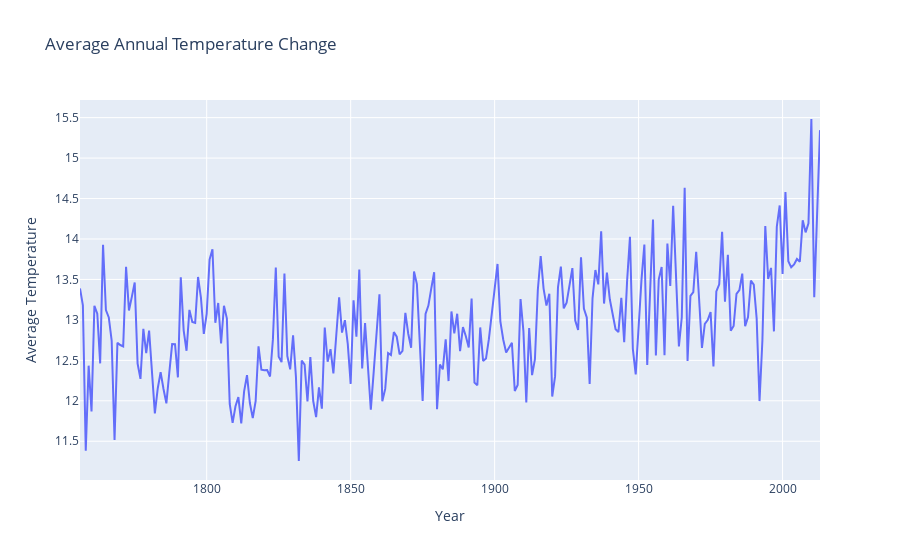

Write notebook code for a chart like this one.
### Code cell
yearly_mean_turkey = turkey_climate.copy()
yearly_mean_turkey['Date'] = pd.to_datetime(yearly_mean_turkey[['Year', 'Month']].assign(DAY=1))
yearly_mean_turkey = yearly_mean_turkey.groupby(yearly_mean_turkey['Date'].dt.year)['AverageTemperature'].mean().reset_index()
yearly_mean_turkey.columns = ['Year', 'YearlyMeanTemperature']
yearly_mean_turkey = yearly_mean_turkey[yearly_mean_turkey['Year'] > 1755]


fig = px.line(yearly_mean_turkey, x='Year', y='YearlyMeanTemperature', 
              labels={'YearlyMeanTemperature': 'Average Temperature', 'Year': 'Year'},
              title='Average Annual Temperature Change')
fig.show()

### Figure 1 — Plotly figure (JSON) as saved in the notebook; plotly's stock layout.template omitted (floating-point values rounded to 4 significant figures; data arrays with more than 128 entries replaced by an {"elided": "..."} marker saying what was removed)
{"data": [{"hovertemplate": "Year=%{x}<br>Average Temperature=%{y}<extra></extra>", "legendgroup": "", "line": {"color": "#636efa", "dash": "solid"}, "marker": {"symbol": "circle"}, "mode": "lines", "name": "", "orientation": "v", "showlegend": false, "type": "scatter", "x": {"elided": "258 int values"}, "xaxis": "x", "y": {"elided": "258 float values"}, "yaxis": "y"}], "layout": {"legend": {"tracegroupgap": 0}, "title": {"text": "Average Annual Temperature Change"}, "xaxis": {"anchor": "y", "domain": [0, 1], "title": {"text": "Year"}}, "yaxis": {"anchor": "x", "domain": [0, 1], "title": {"text": "Average Temperature"}}}}
